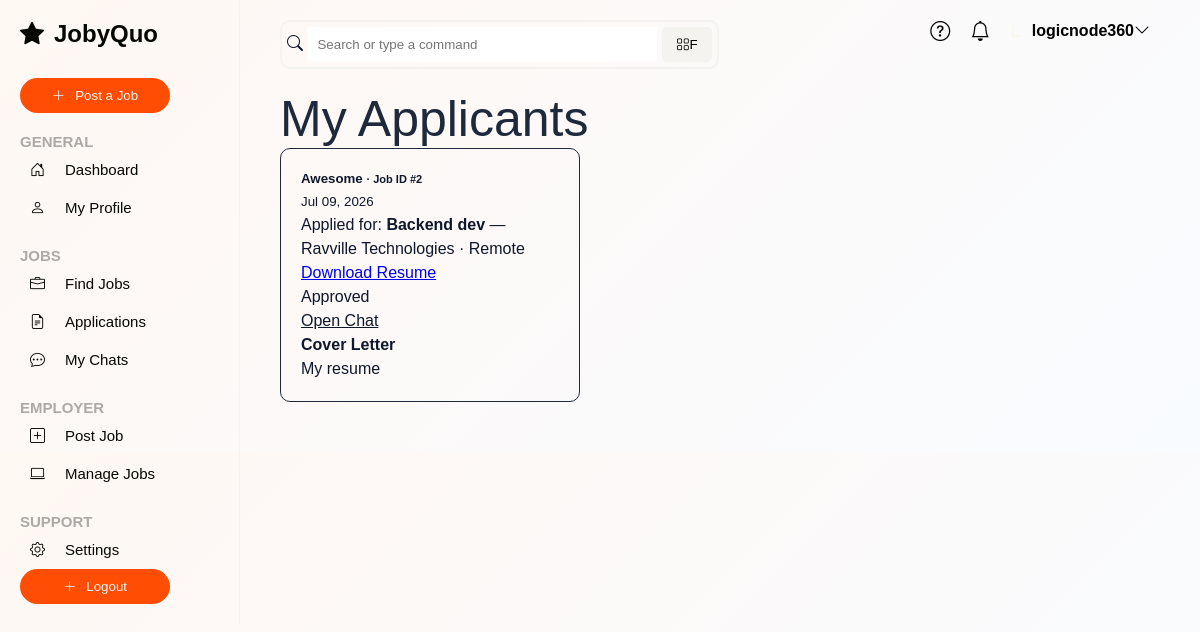
The page /main/my_applicants/ (signed in) on the database its author committed.
### main/models.py (models this page shows, shortened)
class ApplyJob(models.Model):
    STATUS_CHOICES = [
        ("pending", "Pending"),
        ("approved", "Approved"),
        ("rejected", "Rejected"),
    ]
    job = models.ForeignKey(JobPost, on_delete=models.CASCADE)
    applicant = models.ForeignKey(User, on_delete=models.CASCADE)
    resume = models.FileField(upload_to="resumes/")
    cover_letter = models.TextField()
    status = models.CharField(max_length=20, choices=STATUS_CHOICES, default="pending")
    applied_date = models.DateTimeField(auto_now_add=True)
    class Meta:
        unique_together = ("job", "applicant")

class JobPost(models.Model):
    JOB_TYPES = [
        ("Full-Time", "Full-Time"),
        ("Part-Time", "Part-Time"),
        ("Remote", "Remote"),
        ("Hybrid", "Hybrid"),
        ("Contract", "Contract"),
        ("Internship", "Internship"),
    ]
    EXP_LEVEL = [
        ("Entry Level", "Entry Level"),
        ("Mid Level", "Mid Level"),
        ("Senior Level", "Senior Level"),
    ]
    user = models.ForeignKey(User, on_delete=models.CASCADE, null=True, blank=True)
    title = models.CharField(max_length=100)
    company = models.CharField(max_length=100)
    type = models.CharField(max_length=20, choices=JOB_TYPES)
    location = models.CharField(max_length=300)
    salary = models.CharField(max_length=100)
    level = models.CharField(max_length=20, choices=EXP_LEVEL)
    skill = models.CharField(max_length=100)
    description = models.TextField()
    image = models.ImageField(upload_to="job_images/", null=True, blank=True)

### main/views.py (the view)
# urls.py: path('my_applicants/', views.my_applicants, name='my_applicants'),
@login_required
def my_applicants(request):
    job_posts = JobPost.objects.filter(user=request.user)
    applicants = ApplyJob.objects.filter(job__in=job_posts).select_related("applicant", "job").order_by("-applied_date")
    return render(
        request,
        "main/my_applicants.html",
        {"applicants": applicants},
    )

### templates/main/my_applicants.html (shortened to what this page needs)
{% extends 'main/base.html' %}
{% block content %}
  <section id="my_applicant_page">
    <div class="container mt-5">
      <h1 class="h3 mb-4">My Applicants</h1>
      {% if applicants %}
        <div class="list-group">
          {% for application in applicants %}
            <div class="list-group-item list-group-item-action mb-3 shadow-sm rounded">
              <div class="d-flex w-100 justify-content-between">
                <h5 class="mb-1">{{ application.applicant.username }} <small class="text-muted">· Job ID #{{ application.job.id }}</small></h5>
                <small class="text-muted">{{ application.applied_date|date:'M d, Y' }}</small>
              </div>
              <p class="mb-1 text-truncate">
                Applied for: <strong>{{ application.job.title }}</strong> — {{ application.job.company }} · {{ application.job.location }}
              </p>
              <div class="d-flex align-items-center justify-content-between mt-2 gap-2 flex-wrap">
                <div>
                  <a href="{{ application.resume.url }}" class="btn btn-sm btn-outline-primary me-2" target="_blank">Download Resume</a>
                </div>
                <div>
                  <span class="badge bg-{% if application.status == 'approved' %}
                      success
                    {% elif application.status == 'rejected' %}
                      danger
                    {% else %}
                      warning text-dark
                    {% endif %}">
                    {{ application.status|title }}
                  </span>
                </div>
                <div>
                  {% if application.status == 'approved' %}
                    <a href="{% url 'chat_room' application.id %}" class="btn btn-sm btn-success chat_btn">Open Chat</a>
                  {% endif %}
                </div>
              </div>
              <div class="collapse mt-2" id="cover-{{ application.id }}">
                <div class="card card-body bg-light">
                  <strong>Cover Letter</strong>
                  <p class="mb-0">{{ application.cover_letter }}</p>
                </div>
              </div>
            </div>
          {% endfor %}
        </div>
      {% else %}
        <div class="alert alert-info" role="alert">No applicants found.</div>
      {% endif %}
    </div>
  </section>
{% endblock %}

### templates/main/base.html (shortened to what this page needs)
{% load static %}
<!DOCTYPE html>
<html lang="en">
  <head>
    <link rel="stylesheet" href="{% static 'css/main.css' %}" />
    <link rel="stylesheet" href="{% static 'css/bootstrap-icons/bootstrap-icons.css' %}" />
  </head>
  <body>
    <header class="sideBar">
      <div class="logo">
        <h2><i class="bi bi-star-fill"></i><span class="logo_txt">JobyQuo</span></h2>
      </div>
      <a href="{% url 'post_job' %}"><button><i class="bi bi-plus-lg"></i><span class="add">Post a Job</span></button></a>
      <div class="side_links">
        <h4>General</h4>
        <a href="{% url 'dashboard' %}"><i class="bi bi-house-door"></i><span class="txt">Dashboard</span></a>
        <a href="{% url 'profile' %}"><i class="bi bi-person"></i><span class="txt">My Profile</span></a>
        <h4>Jobs</h4>
        <a href="{% url 'dashboard' %}"><i class="bi bi-briefcase"></i><span class="txt">Find Jobs</span></a>
        <a href="{% url 'my_applicants' %}"><i class="bi bi-file-earmark-text"></i><span class="txt">Applications</span></a>
        <a href="{% url 'my_chats' %}"><i class="bi bi-chat-dots"></i><span class="txt">My Chats</span></a>
        <h4>Employer</h4>
        <a href="{% url 'post_job' %}"><i class="bi bi-plus-square"></i><span class="txt">Post Job</span></a>
        <a href="{% url 'manage_job' %}"><i class="bi bi-laptop"></i><span class="txt">Manage Jobs</span></a>
        <h4>Support</h4>
        <a href="{% url 'profile' %}"><i class="bi bi-gear"></i><span class="txt">Settings</span></a>
      </div>
      <a href="{% url 'logout' %}"><button><i class="bi bi-plus-lg"></i><span class="add">Logout</span></button></a>
    </header>
    <main>
      <div class="navbar">
        <div class="searchBar">
          <i class="bi bi-search"></i>
          <input type="text" placeholder="Search or type a command" />
          <button><i class="bi bi-grid"></i>F</button>
        </div>
        <div class="right">
          <div class="actions">
            <a href=""><i class="bi-question-circle"></i></a>
            <div id="notifications" hx-get="{% url 'notifications' %}" hx-trigger="load, every 5s" hx-swap="outerHTML">
              {% include 'main/_notifications.html' %}
            </div>
          </div>
          <a href="{% url 'profile' %}">
            <div class="profile">
              <div class="pic">
                {% if user.profile.profile_pic %}
                  <img src="{{ user.profile.profile_pic.url }}" alt="Profile Picture" />
                {% else %}
                  <h3>{{ user.username|first|upper }}</h3>
                {% endif %}
              </div>
              <div class="name">
                <h4>{{ user.username }}<i class="bi bi-chevron-down"></i></h4>
              </div>
            </div>
          </a>
        </div>
      </div>
      {% block content %}
      {% endblock %}
    </main>
  </body>
</html>

### static/css/main.css (style rules this page uses)
* { padding: 0; margin: 0; font-family: sans-serif; box-sizing: border-box; }
:root { --primary: #FF4E03; --primary-dark: #DB4302; --muted: #F5F3F0; --accent: #10B981; --card-bg: #ffffff; }
body { display: flex; overflow-x: hidden; background: linear-gradient(135deg, #fff8f3 0%, #f8fbff 100%); color: #0f172a; }
.sideBar { display: flex; flex-direction: column; width: 20%; border-right: 1px solid rgb(245, 243, 240); padding: 20px; position: fixed; left: 0; }
.logo { padding-bottom: 30px; }
.logo i { padding-right: 10px; }
.logo h2 { color: rgb(7, 8, 2); }
.sideBar button { background: rgb(255, 78, 3); border: none; color: rgb(245, 243, 240); padding: 10px 20px; border-radius: 50px; width: 150px; font-weight: 100; cursor: pointer; }
.sideBar button i { padding-right: 10px; }
.sideBar .side_links { line-height: 1.2; display: flex; flex-direction: column; }
.sideBar .side_links h4 { text-transform: uppercase; color: rgba(37, 37, 37, 0.377); font-weight: 600; font-size: 15px; padding-top: 20px; }
.sideBar .side_links a { text-decoration: none; padding: 10px; color: rgb(7, 8, 2); font-size: 15px; transition: 0.5s; }
.sideBar .side_links a i { padding-right: 20px; }
main { padding-left: 260px; }
main .navbar { display: flex; padding: 20px; }
main .navbar .searchBar { border: 2px solid rgb(245, 243, 240); position: absolute; padding: 5px; border-radius: 10px; align-items: center; }
main .navbar .searchBar input { width: 350px; padding: 10px; border: none; outline: none; }
main .navbar .searchBar button { padding: 10px; background: rgb(245, 243, 240); border: none; border-radius: 5px; width: 50px; }
main .navbar .right { position: absolute; right: 0; }
main .navbar .actions a { font-size: 20px; color: rgb(102, 102, 102); text-decoration: none; }
main .navbar .right { display: flex; }
main .navbar .right .actions { padding-right: 20px; display: flex; gap: 10px; align-items: center; }
main .navbar .right a { text-decoration: none; color: #000; }
main .navbar .right .profile { display: flex; align-items: center; gap: 10px; cursor: pointer; }
main .navbar .right .profile .pic { color: rgb(250, 247, 240); border-radius: 50%; }
main .navbar .right .profile .name { display: flex; padding-right: 50px; }
#my_applicant_page { margin: 50px 20px; }
#my_applicant_page h1 { color: #1E293B; font-weight: 300; font-size: 50px; }
#my_applicant_page .list-group { display: flex; gap: 20px; }
#my_applicant_page .list-group-item { border: 1px solid #1E293B; border-radius: 10px; padding: 20px; width: 300px; line-height: 1.5; cursor: pointer; }
#my_applicant_page .list-group-item .chat_btn { color: #0F172A; }

### rows shown on the page
ApplyJob: applicant.username "Awesome", job.id "2", applied_date "Jul 09, 2026", job "Backend dev", job.company "Ravville Technologies", job.location "Remote", status "Approved", shows "Open Chat", cover_letter "My resume"

### other values the page prints
{{ user.username }} "logicnode360"
